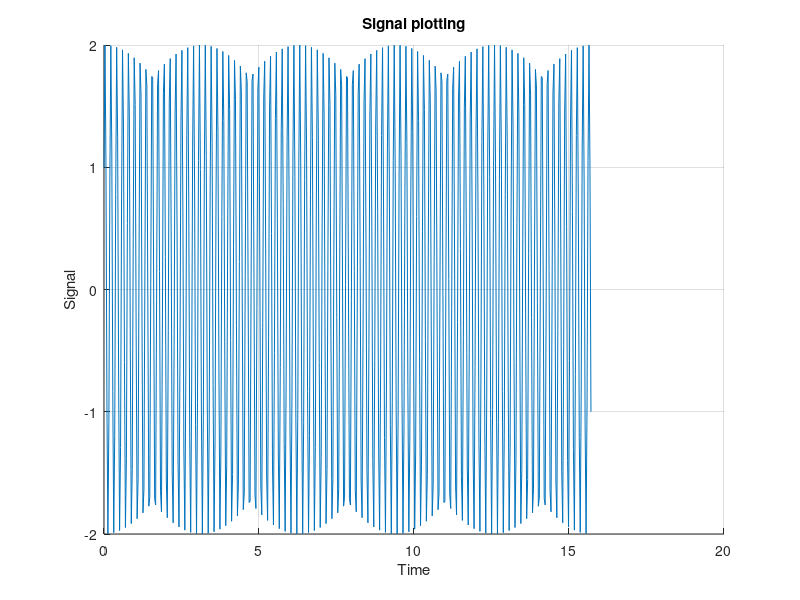

The MATLAB script that drew this image:
t=0:pi/100:5*pi;

%x1=18*sin(3833*t+80);
x2=2*sin(3833*t+(30*pi/180));

hold on

%plot(t,x1)
plot(t,x2)
grid on
xlabel('Time')
ylabel('Signal')
title('Signal plotting')